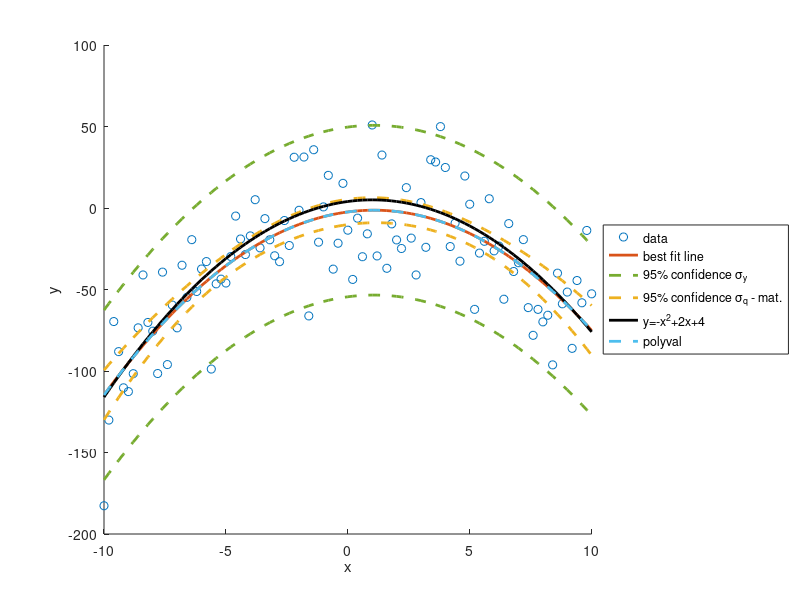

This figure's MATLAB source:
clear
clc
close all
cmap=colormap(lines(10));

%% Initialize random spread of data around line of y=4x+2
x=linspace(-10,10,101)';
spread = 25;
rng('default'); rng(1); %comment out this line to repeat with new data each time
y=(-x.^2 + 2*x+4) + spread*randn(size(x)); %create new random data
figure(1);set(1,'Units','inches','Position',[ 1,1 ,10,6],'Color','w');hold on;
plot(x,y,'o','Color',cmap(1,:))
xlabel('x');ylabel('y');
legend('data','Location','EastOutside');

%% Calcualte A and B using matrix method
H = [ones(size(x)) x x.^2]; %create H for linear fit
xHat = inv(H'*H)*H'*y; %solve for xHat (weights are not necessary)
A=xHat(1); %intercept
B=xHat(2); %x term
C=xHat(3); %square term

%% Plot the line of best fit on top of the data
yfit=C*x.^2+B*x+A; %line of best fit
plot(x,yfit,'Color',cmap(2,:),'LineWidth',2)
legend('data','best fit line','Location','EastOutside');

%% Calculate sigma_y (uncertainty in y data) and plot 95% confidence interval
sigma_y = sqrt(1/(length(x)-2) * sum((yfit-y).^2)); %uncertainty in y data
plot(x,yfit+2*sigma_y,'--','Color',cmap(5,:),'LineWidth',2) %plotting 95% confidence interval of y data
plot(x,yfit-2*sigma_y,'--','Color',cmap(5,:),'LineWidth',2, 'HandleVisibility','off') %plotting 95% confidence interval of y data
legend('data','best fit line','95% confidence \sigma_y','Location','EastOutside');

%% Calculate sigma_A, sigma_B and sigma_q (uncertainty in A and B terms and of the line of bets fit) using matrices and plot 95% confidence interval of sigma_q
W=1/(sigma_y^2)*eye(length(x)); %create weighting matrix
P=inv(H'*W*H); %calculate covariance matrix
sigma_A1 = sqrt(P(1,1)); %extract out sigma_A
sigma_B1 = sqrt(P(2,2)); %extract out sigma_B
sigma_C1 = sqrt(P(3,3)); %extract out sigma_C
sigma_q2 = diag(sqrt(H*P*H')); %calculate sigma_q based on sigma_q^2 = HPH^T
plot(x,yfit+2*sigma_q2,'--','Color',cmap(3,:),'LineWidth',2) %plotting 95% confidence interval of linear fit data
plot(x,yfit-2*sigma_q2,'--','Color',cmap(3,:),'LineWidth',2, 'HandleVisibility','off') %plotting 95% confidence interval of linear fit data
legend('data','best fit line','95% confidence \sigma_y','95% confidence \sigma_q - mat.','Location','EastOutside');

%% plot the "exact" line
plot(x,-x.^2 + 2*x+4,'-k','LineWidth',2)
legend('data','best fit line','95% confidence \sigma_y','95% confidence \sigma_q - mat.','y=2x+4','Location','EastOutside');

%% use polyfit and polyval
[p,S]=polyfit(x,y,2); 
% [P,S] = polyfit(X,Y,N) returns the polynomial coefficients P and a
%     structure S for use with POLYVAL to obtain error estimates for
%     predictions.  S contains fields for the triangular factor (R) from a
%     QR decomposition of the Vandermonde matrix of X, the degrees of
%     freedom (df), and the norm of the residuals (normr).  If the data Y
%     are random, an estimate of the covariance matrix of P is
%     (Rinv*Rinv')*normr^2/df, where Rinv is the inverse of R.

% Y = polyval(P,X) returns the value of a polynomial P evaluated at X. P
%     is a vector of length N+1 whose elements are the coefficients of the
%     polynomial in descending powers:
%  
%         Y = P(1)*X^N + P(2)*X^(N-1) + ... + P(N)*X + P(N+1)
%  
%     The polynomial P is evaluated at all points in X.

plot(x,polyval(p,x),'--','Color',cmap(6,:),'LineWidth',2)
legend('data','best fit line','95% confidence \sigma_y','95% confidence \sigma_q - mat.','y=-x^2+2x+4','polyval','Location','EastOutside');

polyfitCovar = (inv(S.R)*inv(S.R)')*S.normr^2/S.df;
disp('polyfit covariance: ')
fprintf('%d %d %d \n',[polyfitCovar]);
disp('matrix method covariance: ')
fprintf('%d %d %d\n',[P]);